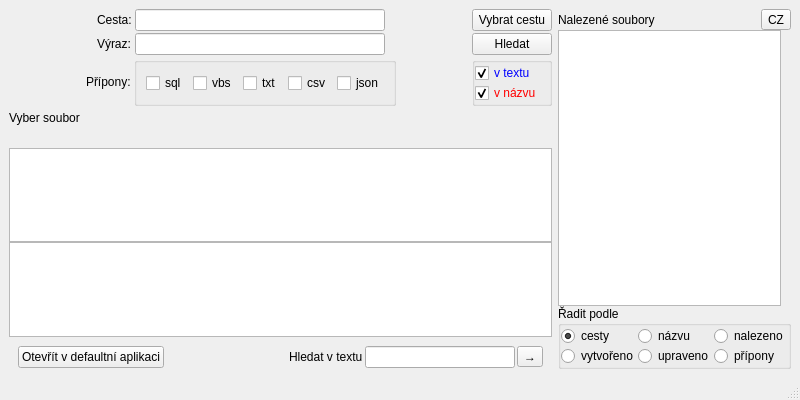
<?xml version="1.0" encoding="UTF-8"?>
<ui version="4.0">
 <class>MainWindow</class>
 <widget class="QMainWindow" name="MainWindow">
  <property name="geometry">
   <rect>
    <x>0</x>
    <y>0</y>
    <width>800</width>
    <height>400</height>
   </rect>
  </property>
  <property name="windowTitle">
   <string>TSevcu App</string>
  </property>
  <widget class="QWidget" name="centralwidget">
   <layout class="QHBoxLayout" name="horizontalLayout_4">
    <item>
     <layout class="QVBoxLayout" name="verticalLayout_2">
      <property name="spacing">
       <number>2</number>
      </property>
      <item>
       <layout class="QGridLayout" name="gridLayout">
        <property name="bottomMargin">
         <number>0</number>
        </property>
        <property name="horizontalSpacing">
         <number>0</number>
        </property>
        <property name="verticalSpacing">
         <number>2</number>
        </property>
        <item row="1" column="2">
         <widget class="QPushButton" name="pickFolder">
          <property name="text">
           <string>Vybrat cestu</string>
          </property>
         </widget>
        </item>
        <item row="3" column="0">
         <layout class="QHBoxLayout" name="horizontalLayout_3">
          <property name="spacing">
           <number>0</number>
          </property>
          <item>
           <spacer name="horizontalSpacer_4">
            <property name="orientation">
             <enum>Qt::Horizontal</enum>
            </property>
            <property name="sizeHint" stdset="0">
             <size>
              <width>40</width>
              <height>20</height>
             </size>
            </property>
           </spacer>
          </item>
          <item>
           <widget class="QLabel" name="ExpressionLabel">
            <property name="text">
             <string>Výraz: </string>
            </property>
           </widget>
          </item>
          <item>
           <widget class="QLineEdit" name="ExpressionEdit">
            <property name="minimumSize">
             <size>
              <width>250</width>
              <height>0</height>
             </size>
            </property>
           </widget>
          </item>
          <item>
           <spacer name="horizontalSpacer_3">
            <property name="orientation">
             <enum>Qt::Horizontal</enum>
            </property>
            <property name="sizeHint" stdset="0">
             <size>
              <width>40</width>
              <height>20</height>
             </size>
            </property>
           </spacer>
          </item>
         </layout>
        </item>
        <item row="1" column="0">
         <layout class="QHBoxLayout" name="horizontalLayout_2">
          <property name="spacing">
           <number>0</number>
          </property>
          <item>
           <spacer name="horizontalSpacer_2">
            <property name="orientation">
             <enum>Qt::Horizontal</enum>
            </property>
            <property name="sizeHint" stdset="0">
             <size>
              <width>20</width>
              <height>20</height>
             </size>
            </property>
           </spacer>
          </item>
          <item>
           <widget class="QLabel" name="PathLabel">
            <property name="text">
             <string>Cesta: </string>
            </property>
           </widget>
          </item>
          <item>
           <widget class="QLineEdit" name="PathEdit">
            <property name="minimumSize">
             <size>
              <width>250</width>
              <height>0</height>
             </size>
            </property>
            <property name="baseSize">
             <size>
              <width>0</width>
              <height>0</height>
             </size>
            </property>
           </widget>
          </item>
          <item>
           <spacer name="horizontalSpacer">
            <property name="orientation">
             <enum>Qt::Horizontal</enum>
            </property>
            <property name="sizeHint" stdset="0">
             <size>
              <width>20</width>
              <height>20</height>
             </size>
            </property>
           </spacer>
          </item>
         </layout>
        </item>
        <item row="3" column="2">
         <widget class="QPushButton" name="search">
          <property name="text">
           <string>Hledat</string>
          </property>
         </widget>
        </item>
        <item row="4" column="0">
         <layout class="QHBoxLayout" name="HorizontalLayout">
          <property name="spacing">
           <number>0</number>
          </property>
          <item>
           <spacer name="horizontalSpacer_5">
            <property name="orientation">
             <enum>Qt::Horizontal</enum>
            </property>
            <property name="sizeHint" stdset="0">
             <size>
              <width>40</width>
              <height>20</height>
             </size>
            </property>
           </spacer>
          </item>
          <item>
           <widget class="QLabel" name="SuffixesLabel">
            <property name="text">
             <string>Přípony: </string>
            </property>
           </widget>
          </item>
          <item>
           <widget class="QGroupBox" name="groupBox">
            <property name="title">
             <string notr="true"/>
            </property>
            <property name="alignment">
             <set>Qt::AlignCenter</set>
            </property>
            <layout class="QHBoxLayout" name="horizontalLayout">
             <item>
              <widget class="QCheckBox" name="SQLcheckBox">
               <property name="text">
                <string>sql</string>
               </property>
              </widget>
             </item>
             <item>
              <widget class="QCheckBox" name="VBScheckBox">
               <property name="text">
                <string>vbs</string>
               </property>
              </widget>
             </item>
             <item>
              <widget class="QCheckBox" name="TXTcheckBox">
               <property name="text">
                <string>txt</string>
               </property>
              </widget>
             </item>
             <item>
              <widget class="QCheckBox" name="CSVcheckBox">
               <property name="text">
                <string>csv</string>
               </property>
              </widget>
             </item>
             <item>
              <widget class="QCheckBox" name="JSONcheckBox">
               <property name="text">
                <string>json</string>
               </property>
              </widget>
             </item>
            </layout>
           </widget>
          </item>
          <item>
           <spacer name="horizontalSpacer_6">
            <property name="orientation">
             <enum>Qt::Horizontal</enum>
            </property>
            <property name="sizeHint" stdset="0">
             <size>
              <width>40</width>
              <height>20</height>
             </size>
            </property>
           </spacer>
          </item>
         </layout>
        </item>
        <item row="4" column="2">
         <widget class="QGroupBox" name="searchInGroupBox">
          <property name="title">
           <string/>
          </property>
          <layout class="QVBoxLayout" name="verticalLayout_4">
           <property name="spacing">
            <number>0</number>
           </property>
           <property name="leftMargin">
            <number>0</number>
           </property>
           <property name="topMargin">
            <number>0</number>
           </property>
           <property name="rightMargin">
            <number>0</number>
           </property>
           <property name="bottomMargin">
            <number>0</number>
           </property>
           <item>
            <widget class="QCheckBox" name="InTextCheckBox">
             <property name="palette">
              <palette>
               <active>
                <colorrole role="WindowText">
                 <brush brushstyle="SolidPattern">
                  <color alpha="255">
                   <red>0</red>
                   <green>0</green>
                   <blue>255</blue>
                  </color>
                 </brush>
                </colorrole>
               </active>
               <inactive>
                <colorrole role="WindowText">
                 <brush brushstyle="SolidPattern">
                  <color alpha="255">
                   <red>0</red>
                   <green>0</green>
                   <blue>255</blue>
                  </color>
                 </brush>
                </colorrole>
               </inactive>
               <disabled>
                <colorrole role="WindowText">
                 <brush brushstyle="SolidPattern">
                  <color alpha="255">
                   <red>120</red>
                   <green>120</green>
                   <blue>120</blue>
                  </color>
                 </brush>
                </colorrole>
               </disabled>
              </palette>
             </property>
             <property name="text">
              <string>v textu</string>
             </property>
             <property name="checked">
              <bool>true</bool>
             </property>
            </widget>
           </item>
           <item>
            <widget class="QCheckBox" name="InNameCheckBox">
             <property name="palette">
              <palette>
               <active>
                <colorrole role="WindowText">
                 <brush brushstyle="SolidPattern">
                  <color alpha="255">
                   <red>255</red>
                   <green>0</green>
                   <blue>0</blue>
                  </color>
                 </brush>
                </colorrole>
                <colorrole role="Text">
                 <brush brushstyle="SolidPattern">
                  <color alpha="255">
                   <red>0</red>
                   <green>0</green>
                   <blue>0</blue>
                  </color>
                 </brush>
                </colorrole>
                <colorrole role="PlaceholderText">
                 <brush brushstyle="SolidPattern">
                  <color alpha="128">
                   <red>0</red>
                   <green>0</green>
                   <blue>0</blue>
                  </color>
                 </brush>
                </colorrole>
               </active>
               <inactive>
                <colorrole role="WindowText">
                 <brush brushstyle="SolidPattern">
                  <color alpha="255">
                   <red>255</red>
                   <green>0</green>
                   <blue>0</blue>
                  </color>
                 </brush>
                </colorrole>
                <colorrole role="Text">
                 <brush brushstyle="SolidPattern">
                  <color alpha="255">
                   <red>0</red>
                   <green>0</green>
                   <blue>0</blue>
                  </color>
                 </brush>
                </colorrole>
                <colorrole role="PlaceholderText">
                 <brush brushstyle="SolidPattern">
                  <color alpha="128">
                   <red>0</red>
                   <green>0</green>
                   <blue>0</blue>
                  </color>
                 </brush>
                </colorrole>
               </inactive>
               <disabled>
                <colorrole role="WindowText">
                 <brush brushstyle="SolidPattern">
                  <color alpha="255">
                   <red>120</red>
                   <green>120</green>
                   <blue>120</blue>
                  </color>
                 </brush>
                </colorrole>
                <colorrole role="Text">
                 <brush brushstyle="SolidPattern">
                  <color alpha="255">
                   <red>120</red>
                   <green>120</green>
                   <blue>120</blue>
                  </color>
                 </brush>
                </colorrole>
                <colorrole role="PlaceholderText">
                 <brush brushstyle="SolidPattern">
                  <color alpha="128">
                   <red>0</red>
                   <green>0</green>
                   <blue>0</blue>
                  </color>
                 </brush>
                </colorrole>
               </disabled>
              </palette>
             </property>
             <property name="text">
              <string>v názvu</string>
             </property>
             <property name="checked">
              <bool>true</bool>
             </property>
            </widget>
           </item>
          </layout>
         </widget>
        </item>
       </layout>
      </item>
      <item>
       <layout class="QVBoxLayout" name="verticalLayout">
        <property name="spacing">
         <number>0</number>
        </property>
        <item>
         <layout class="QHBoxLayout" name="horizontalLayout_5" stretch="0,0,0,0">
          <property name="spacing">
           <number>2</number>
          </property>
          <property name="topMargin">
           <number>0</number>
          </property>
          <property name="rightMargin">
           <number>0</number>
          </property>
          <item>
           <widget class="QLabel" name="PickFileLabel">
            <property name="maximumSize">
             <size>
              <width>320</width>
              <height>16777215</height>
             </size>
            </property>
            <property name="text">
             <string>Vyber soubor</string>
            </property>
           </widget>
          </item>
          <item>
           <spacer name="horizontalSpacer_7">
            <property name="orientation">
             <enum>Qt::Horizontal</enum>
            </property>
            <property name="sizeHint" stdset="0">
             <size>
              <width>40</width>
              <height>20</height>
             </size>
            </property>
           </spacer>
          </item>
          <item>
           <widget class="QLabel" name="DateUpdatedNameLabel">
            <property name="text">
             <string/>
            </property>
           </widget>
          </item>
          <item>
           <widget class="QLabel" name="DateUpdatedLabel">
            <property name="text">
             <string/>
            </property>
           </widget>
          </item>
         </layout>
        </item>
        <item>
         <widget class="QWidget" name="horizontalWidget_2" native="true">
          <layout class="QHBoxLayout" name="horizontalLayoutToHide">
           <property name="spacing">
            <number>2</number>
           </property>
           <property name="sizeConstraint">
            <enum>QLayout::SetDefaultConstraint</enum>
           </property>
           <property name="leftMargin">
            <number>0</number>
           </property>
           <property name="topMargin">
            <number>0</number>
           </property>
           <property name="rightMargin">
            <number>0</number>
           </property>
           <property name="bottomMargin">
            <number>0</number>
           </property>
           <item>
            <widget class="QLabel" name="PathFileLabel">
             <property name="minimumSize">
              <size>
               <width>0</width>
               <height>0</height>
              </size>
             </property>
             <property name="maximumSize">
              <size>
               <width>320</width>
               <height>16777215</height>
              </size>
             </property>
             <property name="text">
              <string/>
             </property>
            </widget>
           </item>
           <item>
            <spacer name="horizontalSpacer_8">
             <property name="orientation">
              <enum>Qt::Horizontal</enum>
             </property>
             <property name="sizeHint" stdset="0">
              <size>
               <width>40</width>
               <height>20</height>
              </size>
             </property>
            </spacer>
           </item>
           <item>
            <widget class="QLabel" name="DateCreatedNameLabel">
             <property name="text">
              <string/>
             </property>
            </widget>
           </item>
           <item>
            <widget class="QLabel" name="DateCreatedLabel">
             <property name="text">
              <string/>
             </property>
            </widget>
           </item>
          </layout>
         </widget>
        </item>
        <item>
         <widget class="QTextEdit" name="textEdit"/>
        </item>
        <item>
         <widget class="QTextEdit" name="textEditForSQL"/>
        </item>
        <item>
         <widget class="QWidget" name="horizontalWidgetBottom" native="true">
          <layout class="QHBoxLayout" name="horizontalLayoutBottom">
           <property name="spacing">
            <number>2</number>
           </property>
           <property name="bottomMargin">
            <number>1</number>
           </property>
           <item>
            <widget class="QPushButton" name="pushButton">
             <property name="text">
              <string>Otevřít v defaultní aplikaci</string>
             </property>
            </widget>
           </item>
           <item>
            <spacer name="horizontalSpacer_9">
             <property name="orientation">
              <enum>Qt::Horizontal</enum>
             </property>
             <property name="sizeHint" stdset="0">
              <size>
               <width>40</width>
               <height>20</height>
              </size>
             </property>
            </spacer>
           </item>
           <item>
            <widget class="QLabel" name="seatchLabel">
             <property name="text">
              <string>Hledat v textu</string>
             </property>
            </widget>
           </item>
           <item>
            <widget class="QLineEdit" name="seachInTextLineEdit">
             <property name="minimumSize">
              <size>
               <width>150</width>
               <height>0</height>
              </size>
             </property>
            </widget>
           </item>
           <item>
            <widget class="QToolButton" name="nextButton">
             <property name="text">
              <string>→</string>
             </property>
            </widget>
           </item>
          </layout>
         </widget>
        </item>
       </layout>
      </item>
     </layout>
    </item>
    <item>
     <layout class="QVBoxLayout" name="verticalLayout_3">
      <property name="spacing">
       <number>0</number>
      </property>
      <item>
       <layout class="QHBoxLayout" name="horizontalLayout_6">
        <property name="spacing">
         <number>0</number>
        </property>
        <property name="leftMargin">
         <number>0</number>
        </property>
        <property name="topMargin">
         <number>0</number>
        </property>
        <item alignment="Qt::AlignLeft">
         <widget class="QLabel" name="FoundFilesLabel">
          <property name="maximumSize">
           <size>
            <width>100</width>
            <height>16777215</height>
           </size>
          </property>
          <property name="text">
           <string>Nalezené soubory</string>
          </property>
         </widget>
        </item>
        <item>
         <widget class="QToolButton" name="languageButton">
          <property name="text">
           <string>CZ</string>
          </property>
         </widget>
        </item>
       </layout>
      </item>
      <item>
       <widget class="QListWidget" name="listWidget">
        <property name="minimumSize">
         <size>
          <width>223</width>
          <height>0</height>
         </size>
        </property>
        <property name="maximumSize">
         <size>
          <width>223</width>
          <height>16777215</height>
         </size>
        </property>
       </widget>
      </item>
      <item>
       <widget class="QGroupBox" name="OrderByGroupBox">
        <property name="title">
         <string>Řadit podle</string>
        </property>
        <property name="flat">
         <bool>false</bool>
        </property>
        <layout class="QGridLayout" name="gridLayout_2">
         <property name="leftMargin">
          <number>0</number>
         </property>
         <property name="topMargin">
          <number>0</number>
         </property>
         <property name="rightMargin">
          <number>0</number>
         </property>
         <property name="bottomMargin">
          <number>0</number>
         </property>
         <property name="spacing">
          <number>0</number>
         </property>
         <item row="0" column="3">
          <widget class="QRadioButton" name="OrderBySearchTypeRadioButton">
           <property name="text">
            <string>nalezeno</string>
           </property>
          </widget>
         </item>
         <item row="1" column="1">
          <widget class="QRadioButton" name="OrderByCreatedRadioButton">
           <property name="text">
            <string>vytvořeno</string>
           </property>
          </widget>
         </item>
         <item row="1" column="3">
          <widget class="QRadioButton" name="OrderBySuffixRadioButton">
           <property name="text">
            <string>přípony</string>
           </property>
          </widget>
         </item>
         <item row="1" column="2">
          <widget class="QRadioButton" name="OrderByUpdatedRadioButton">
           <property name="text">
            <string>upraveno</string>
           </property>
          </widget>
         </item>
         <item row="0" column="2">
          <widget class="QRadioButton" name="OrderByNameRadioButton">
           <property name="text">
            <string>názvu</string>
           </property>
          </widget>
         </item>
         <item row="0" column="1">
          <widget class="QRadioButton" name="OrderByPathRadioButton">
           <property name="text">
            <string>cesty</string>
           </property>
           <property name="checked">
            <bool>true</bool>
           </property>
          </widget>
         </item>
        </layout>
       </widget>
      </item>
     </layout>
    </item>
   </layout>
  </widget>
  <widget class="QMenuBar" name="menubar">
   <property name="geometry">
    <rect>
     <x>0</x>
     <y>0</y>
     <width>800</width>
     <height>21</height>
    </rect>
   </property>
  </widget>
  <widget class="QStatusBar" name="statusbar"/>
 </widget>
 <resources/>
 <connections/>
</ui>
